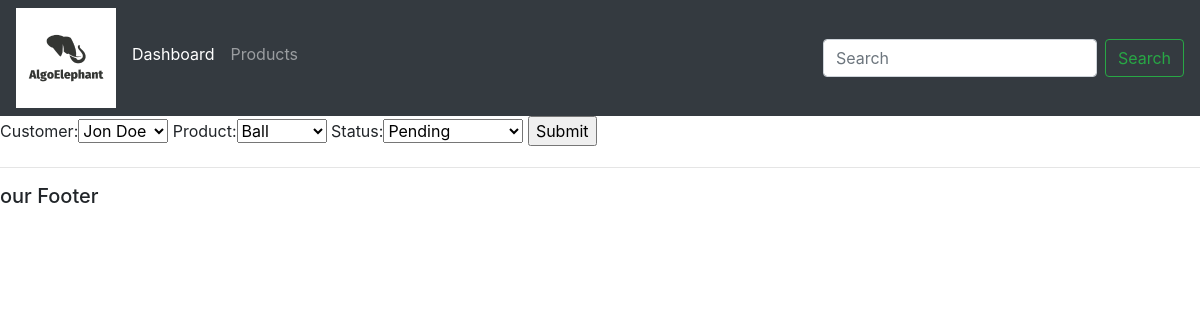
The page /updateOrder/1/ on the database its author committed.
### accounts/models.py (models this page shows)
class Order(models.Model):
    STATUS = (
        ("Pending", "Pending"),
        ("Out for delivery", "Out for delivery"),
        ("Delivered", "Delivered"),
    )
    customer = models.ForeignKey(Customer, null=True, on_delete=models.SET_NULL)
    product = models.ForeignKey(Product, null=True, on_delete=models.SET_NULL)
    date_created = models.DateTimeField(auto_now_add=True, null=True)
    status = models.CharField(max_length=200, null=True, choices=STATUS)

### accounts/views.py (the view)
# urls.py: path('updateOrder/<str:pplId>/', views.updateOrder, name= 'updateOrder')
def updateOrder(req, pplId):
    order = Order.objects.get(id=pplId)
    form = OrderForm(instance = order)
    context = {'form':form}
    return render(req, 'accounts/orderForm.html', context)

### accounts/forms.py
class OrderForm(ModelForm):
    class Meta:
        model = Order
        fields = '__all__'

### accounts/models.py (called while the page is built)
    def __str__(self):
        return self.name

    def __str__(self):
        return self.name

### accounts/templates/accounts/orderForm.html (shortened to what this page needs)
{% extends 'accounts/base.html' %}
{% load static %}
{% block content %}
<form action= "" method= "POST">
    {{form}}
       <input type="Submit" name= "Submit">
</form>
{% endblock %}

### rows shown on the page
Order: customer "Jon Doe", product "Ball", status "Pending"
